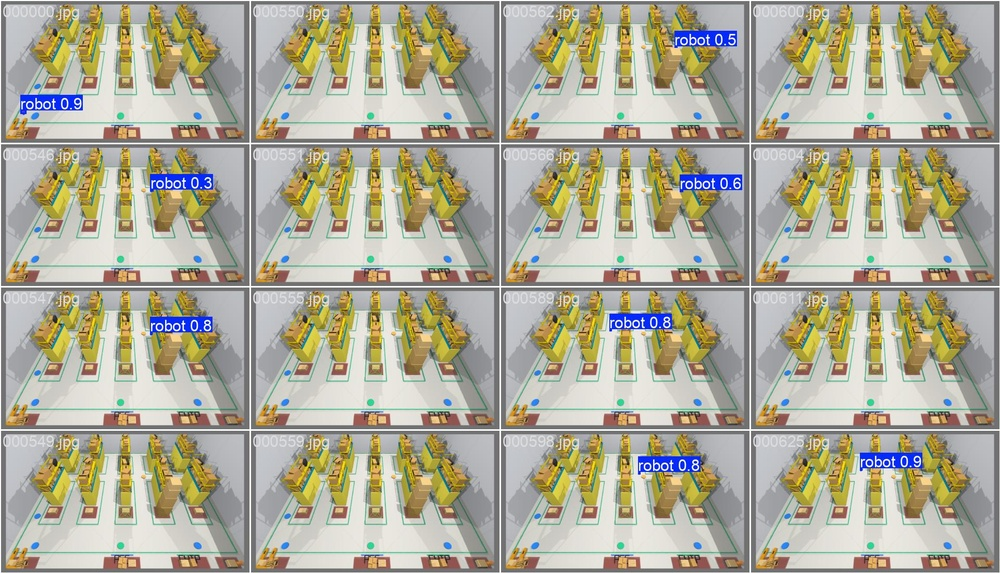
#> input picture paper_artifacts/perception/warehouse_yolo_detector_v1/val_batch0_pred.jpg, 1000 x 573 px, shrunk from 1920 x 1100 before the run
$ python make_yolo_training_clarification.py
#> lines starting #> are read from the running program, lines starting #| are printed output that depends on the picture
#!/usr/bin/env python3
"""Create the appendix YOLO training-clarification figure."""

from __future__ import annotations

from pathlib import Path

import matplotlib

matplotlib.use("Agg")
import matplotlib.pyplot as plt
from matplotlib.patches import FancyArrowPatch, FancyBboxPatch
from PIL import Image


REPO = Path(__file__).resolve().parents[2]
THESIS = REPO.parent / "thesis-report"
VAL_GRID = REPO / "paper_artifacts/perception/warehouse_yolo_detector_v1/val_batch0_pred.jpg"
OUT = THESIS / "figures/appendix/yolo_training_clarification.pdf"
PREVIEW = REPO / "paper_artifacts/figures/yolo_training_clarification.png"


def crop_grid_cell(image: Image.Image, row: int, col: int, rows: int = 4, cols: int = 4) -> Image.Image:
    w, h = image.size
    x0 = int(col * w / cols)
    x1 = int((col + 1) * w / cols)
    y0 = int(row * h / rows)
    y1 = int((row + 1) * h / rows)
    return image.crop((x0, y0, x1, y1))


def box(ax, xy: tuple[float, float], text: str, color: str, *, w: float = 1.62, h: float = 0.64) -> None:
    x, y = xy
    ax.add_patch(
        FancyBboxPatch(
            (x, y),
            w,
            h,
            boxstyle="round,pad=0.055,rounding_size=0.035",
            facecolor=color,
            edgecolor="#333333",
            linewidth=1.0,
        )
    )
    ax.text(x + w / 2.0, y + h / 2.0, text, ha="center", va="center", fontsize=9.2, linespacing=0.92)


def arrow(ax, start: tuple[float, float], end: tuple[float, float]) -> None:
    ax.add_patch(
        FancyArrowPatch(
            start,
            end,
            arrowstyle="-|>",
            mutation_scale=13,
            linewidth=1.05,
            color="#555555",
        )
    )


def main() -> int:
    grid = Image.open(VAL_GRID).convert("RGB")
#> grid is the input picture: PIL image 1000x573 RGB; mean R, G, B 174.5, 171.4, 152.6
    examples = [crop_grid_cell(grid, 0, 0), crop_grid_cell(grid, 3, 3)]
#> in crop_grid_cell, `return image.crop((x0, y0, x1, y1))`:
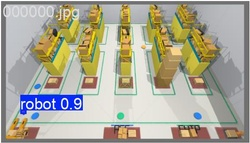
#> returned value: PIL image 250x143 RGB; mean R, G, B 171.8, 169, 151.6
#> call 2 of crop_grid_cell, with row = 3, col = 3, rows = 4, cols = 4
#> in crop_grid_cell (call 2), `x0 = int(col * w / cols)`: x0 = 750
#> in crop_grid_cell (call 2), `x1 = int((col + 1) * w / cols)`: x1 = 1000
#> in crop_grid_cell (call 2), `y0 = int(row * h / rows)`: y0 = 429
#> in crop_grid_cell (call 2), `y1 = int((row + 1) * h / rows)`: y1 = 573
#> in crop_grid_cell (call 2), `return image.crop((x0, y0, x1, y1))`:
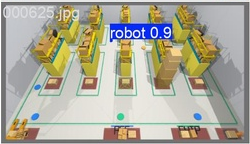
#> returned value: PIL image 250x144 RGB; mean R, G, B 173.2, 170.6, 154.4

    plt.rcParams.update(
        {
            "font.family": "DejaVu Sans",
            "font.size": 9,
            "pdf.fonttype": 42,
            "ps.fonttype": 42,
        }
    )
    fig = plt.figure(figsize=(6.45, 3.55), constrained_layout=False)
    ax = fig.add_axes([0.02, 0.07, 0.46, 0.86])
    ax.set_xlim(0, 5.7)
    ax.set_ylim(0, 3.45)
    ax.axis("off")
    ax.text(2.55, 3.34, "(a) training source", ha="center", va="top", fontsize=11.5, fontweight="bold")

    box(ax, (0.10, 2.20), "RGB frames\n+ semantic\nlabels", "#fff0bd")
    box(ax, (2.05, 2.20), "YOLO-seg\ndataset\n852 images", "#dcefd7")
    box(ax, (3.92, 2.20), "YOLOv11n-seg\nfine-tune\n30 epochs", "#e8e2f0")
    box(ax, (2.05, 1.12), "runtime RGB\ninference", "#f3e8dc")
    box(ax, (3.92, 1.12), "bounding-box\nbottom centre\nfor projection", "#f5dce0")

    arrow(ax, (1.72, 2.52), (2.05, 2.52))
    arrow(ax, (3.67, 2.52), (3.92, 2.52))
    arrow(ax, (4.73, 2.20), (4.73, 1.76))
    arrow(ax, (3.67, 1.44), (3.92, 1.44))

    ax.text(
        0.18,
        0.28,
        "Semantic labels create masks offline;\nruntime detector uses RGB only.",
        ha="left",
        va="bottom",
        fontsize=8.5,
        color="#444444",
    )

    fig.text(0.72, 0.94, "(b) validation predictions", ha="center", va="top", fontsize=11.5, fontweight="bold")
    image_axes = [
        fig.add_axes([0.51, 0.53, 0.47, 0.34]),
        fig.add_axes([0.51, 0.12, 0.47, 0.34]),
    ]
    for idx, (iax, img) in enumerate(zip(image_axes, examples, strict=True), start=1):
        iax.imshow(img)
        iax.set_xticks([])
        iax.set_yticks([])
        for spine in iax.spines.values():
            spine.set_visible(True)
            spine.set_linewidth(1.0)
            spine.set_color("#777777")
        iax.text(
            0.02,
            0.96,
            f"b{idx}",
            transform=iax.transAxes,
            ha="left",
            va="top",
            fontsize=8.5,
            color="white",
            bbox={"facecolor": "black", "alpha": 0.55, "edgecolor": "none", "pad": 1.5},
        )
#> this loop made 2 passes
#> idx on passes 1 to 2: 1, 2

    OUT.parent.mkdir(parents=True, exist_ok=True)
    PREVIEW.parent.mkdir(parents=True, exist_ok=True)
    fig.savefig(OUT, bbox_inches="tight")
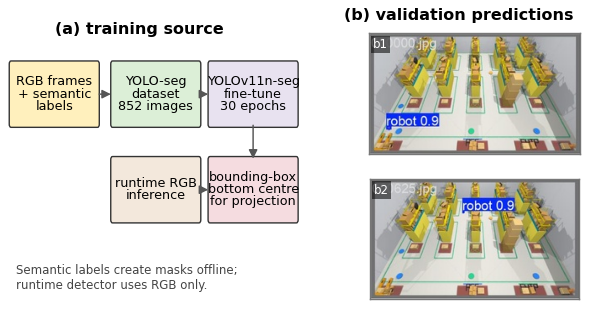
#> figure drawn by matplotlib, 3 panels
    fig.savefig(PREVIEW, dpi=240, bbox_inches="tight")
    plt.close(fig)
    print(f"wrote {OUT}")
    print(f"wrote {PREVIEW}")
    return 0


if __name__ == "__main__":
    raise SystemExit(main())
#> (the program exits here)
